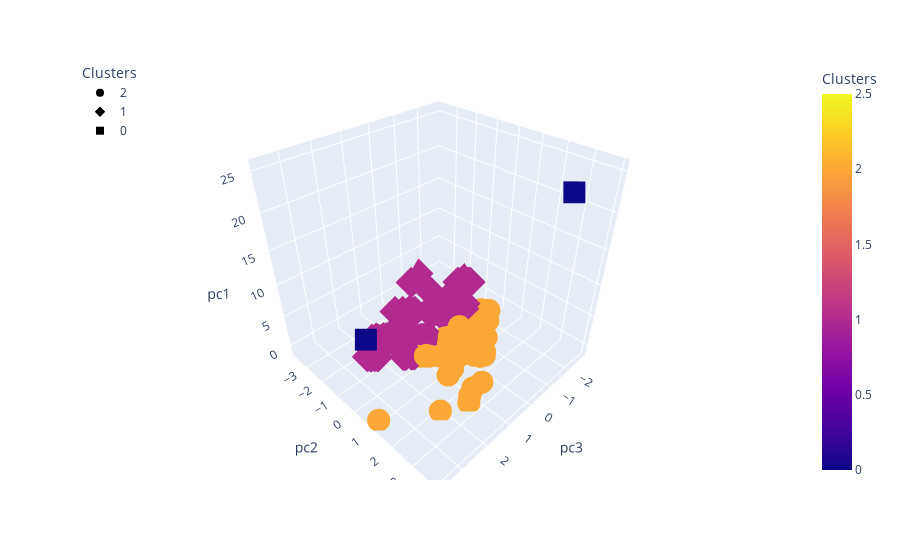

Notebook code for this chart:
### Markdown cell above
### Visualizing Results

#### 3D-Scatter with Clusters

### Code cell
# Create a 3D-Scatter with the PCA data and the clusters
fig = px.scatter_3d(
    df_crypto_pca,
    x="pc3",
    y="pc2",
    z="pc1",
    color="Clusters",
    symbol="Clusters"
)
fig.update_layout(legend=dict(x=0, y=1))
fig.show()

### Figure 1 — Plotly figure (JSON) as saved in the notebook; plotly's stock layout.template omitted (floating-point values rounded to 4 significant figures; data arrays with more than 128 entries replaced by an {"elided": "..."} marker saying what was removed)
{"data": [{"hovertemplate": "Clusters=%{marker.color}<br>pc3=%{x}<br>pc2=%{y}<br>pc1=%{z}<extra></extra>", "legendgroup": "2", "marker": {"color": {"elided": "343 int values"}, "coloraxis": "coloraxis", "symbol": "circle"}, "mode": "markers", "name": "2", "scene": "scene", "showlegend": true, "type": "scatter3d", "x": {"elided": "343 float values"}, "y": {"elided": "343 float values"}, "z": {"elided": "343 float values"}}, {"hovertemplate": "Clusters=%{marker.color}<br>pc3=%{x}<br>pc2=%{y}<br>pc1=%{z}<extra></extra>", "legendgroup": "1", "marker": {"color": {"elided": "188 int values"}, "coloraxis": "coloraxis", "symbol": "diamond"}, "mode": "markers", "name": "1", "scene": "scene", "showlegend": true, "type": "scatter3d", "x": {"elided": "188 float values"}, "y": {"elided": "188 float values"}, "z": {"elided": "188 float values"}}, {"hovertemplate": "Clusters=%{marker.color}<br>pc3=%{x}<br>pc2=%{y}<br>pc1=%{z}<extra></extra>", "legendgroup": "0", "marker": {"color": [0, 0], "coloraxis": "coloraxis", "symbol": "square"}, "mode": "markers", "name": "0", "scene": "scene", "showlegend": true, "type": "scatter3d", "x": [3.587, -0.7859], "y": [0.7023, 3.931], "z": [10.94, 25.46]}], "layout": {"autosize": true, "coloraxis": {"colorbar": {"title": {"text": "Clusters"}}, "colorscale": [[0, "#0d0887"], [0.1111, "#46039f"], [0.2222, "#7201a8"], [0.3333, "#9c179e"], [0.4444, "#bd3786"], [0.5556, "#d8576b"], [0.6667, "#ed7953"], [0.7778, "#fb9f3a"], [0.8889, "#fdca26"], [1, "#f0f921"]]}, "legend": {"title": {"text": "Clusters"}, "tracegroupgap": 0, "x": 0, "y": 1}, "margin": {"t": 60}, "scene": {"aspectmode": "auto", "aspectratio": {"x": 1, "y": 1, "z": 1}, "domain": {"x": [0, 1], "y": [0, 1]}, "xaxis": {"title": {"text": "pc3"}, "type": "linear"}, "yaxis": {"title": {"text": "pc2"}, "type": "linear"}, "zaxis": {"title": {"text": "pc1"}, "type": "linear"}}}}
